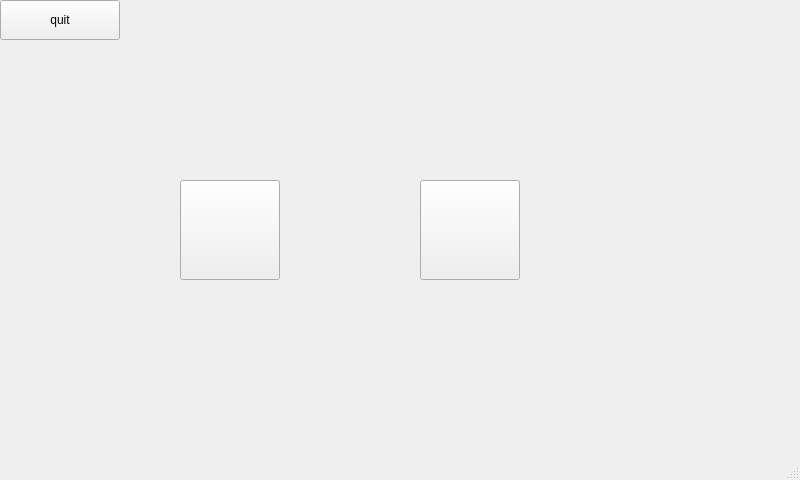
<?xml version="1.0" encoding="UTF-8"?>
<ui version="4.0">
 <class>chooseWindow</class>
 <widget class="QMainWindow" name="chooseWindow">
  <property name="geometry">
   <rect>
    <x>0</x>
    <y>0</y>
    <width>800</width>
    <height>480</height>
   </rect>
  </property>
  <property name="windowTitle">
   <string>MainWindow</string>
  </property>
  <property name="styleSheet">
   <string notr="true">*
{
font: 14pt &quot;微软雅黑&quot;;
}

QPushButton #pushButton #pushButton_2
{
	border:1px solid #0000ff;
    border-radius:50px;
}</string>
  </property>
  <widget class="QWidget" name="centralwidget">
   <widget class="QPushButton" name="pushButton">
    <property name="geometry">
     <rect>
      <x>180</x>
      <y>180</y>
      <width>100</width>
      <height>100</height>
     </rect>
    </property>
    <property name="text">
     <string/>
    </property>
   </widget>
   <widget class="QPushButton" name="pushButton_2">
    <property name="geometry">
     <rect>
      <x>420</x>
      <y>180</y>
      <width>100</width>
      <height>100</height>
     </rect>
    </property>
    <property name="text">
     <string/>
    </property>
   </widget>
   <widget class="QPushButton" name="pushButton_3">
    <property name="geometry">
     <rect>
      <x>0</x>
      <y>0</y>
      <width>120</width>
      <height>40</height>
     </rect>
    </property>
    <property name="text">
     <string>quit</string>
    </property>
   </widget>
  </widget>
  <widget class="QMenuBar" name="menubar">
   <property name="geometry">
    <rect>
     <x>0</x>
     <y>0</y>
     <width>800</width>
     <height>31</height>
    </rect>
   </property>
  </widget>
  <widget class="QStatusBar" name="statusbar"/>
 </widget>
 <resources/>
 <connections/>
</ui>
